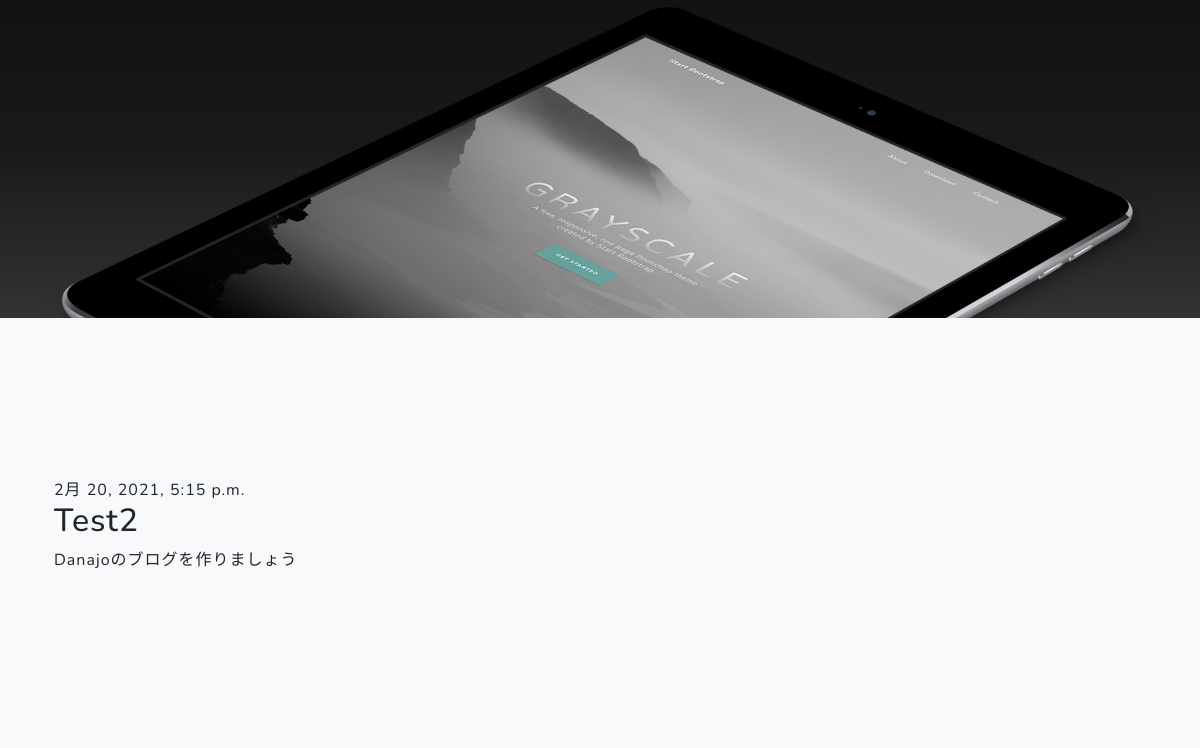
The page /post/6/ (lower part) on the database as committed earlier.
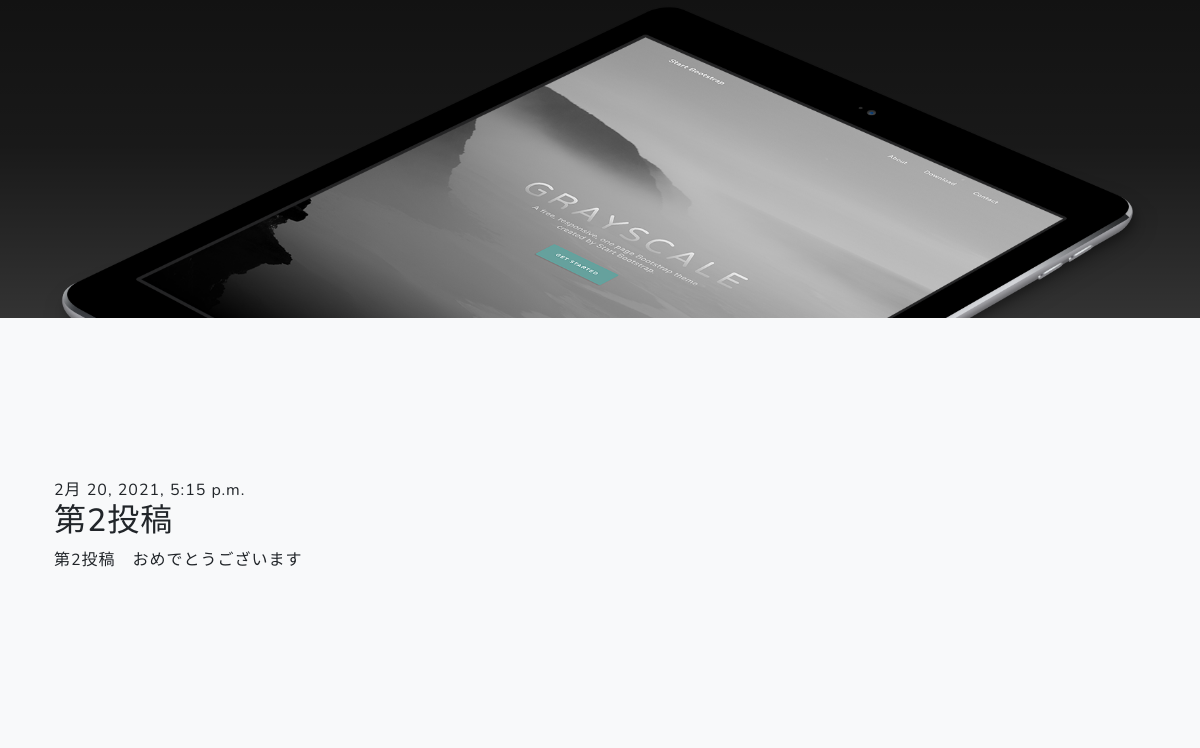
The same page on the database as committed later.
### blog/models.py (models this page shows, shortened)
class Post(models.Model):
    author = models.ForeignKey(
        settings.AUTH_USER_MODEL, on_delete=models.CASCADE)
    title = models.CharField(max_length=200)
    image = models.ImageField(
        upload_to='images', verbose_name="image", null=True, blank=True)
    text = models.TextField()
    created_date = models.DateTimeField(default=timezone.now)
    published_date = models.DateTimeField(blank=True, null=True)

### blog/views.py (the view)
# urls.py: path('post/<int:pk>/', views.post_detail, name='post_detail'),
def post_detail(request, pk):
    post = get_object_or_404(Post, pk=pk)
    return render(request, 'blog/post_detail.html', {'post': post})

### blog/templates/blog/post_detail.html (shortened to what this page needs)
{% extends 'blog/base.html' %}
{% block content %}
    <div class="post">
        {% if post.published_date %}
            <div class="date">
                {{ post.published_date }}
            </div>
        {% endif %}
        <h2>{{ post.title }}</h2>
        <p>{{ post.text|linebreaksbr }}</p>
    </div>
{% endblock %}

Rows that differ between the two databases and show on the page:
changed Post: title "Test2" → "第2投稿"; text "Danajoのブログを作りましょう" → "第2投稿 おめでとうございます"
